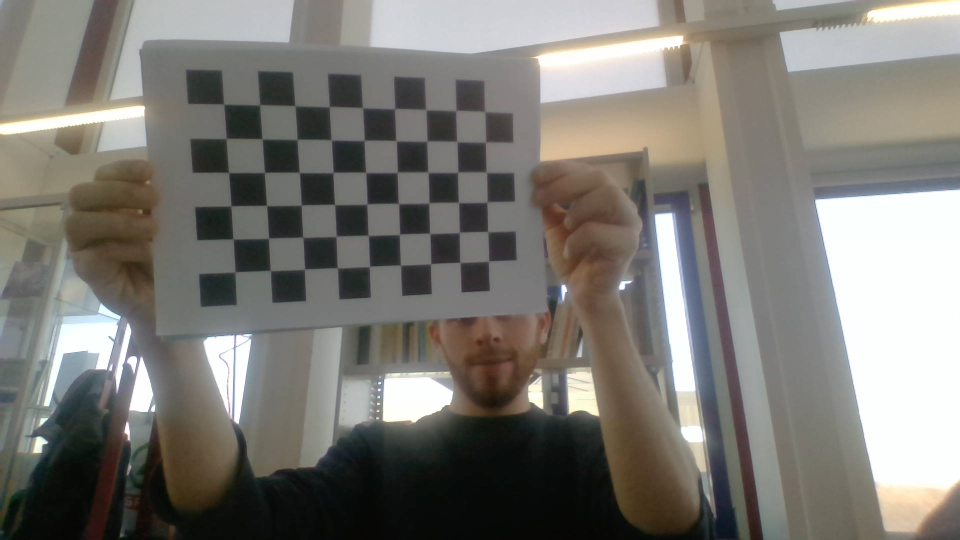
#> input picture camera_geometric_calibration/images/automatic/WIN_20230214_14_46_36_Pro.jpg, 1920 x 1080 px (shown at 1/2 size)
$ python main.py
#> lines starting #> are read from the running program, lines starting #| are printed output that depends on the picture; after the words box and inside, x2 and y2 are one past the last pixel; in counts of white or black regions, pixels touching at a corner belong together; long printed decimals are rounded
#> in calibrate_on_images, current_image is the input picture: shape (1080, 1920, 3); mean B, G, R 116.9, 122.4, 124.6
### camera_geometric_calibration/offline_phase.py
import numpy as np
import cv2 as cv
import glob

# From slides:
# Workflow offline:
# • Print checkerboard on piece of paper (or take a real one)
# • Measure the stride length and fill it in
# • Take a number of pictures with the camera
# • Determine camera parameters using OpenCV functions (browse!)
# • Now your camera is calibrated

# Arrays to store object points and image points from all the images.
objpoints = []  # 3d point in real world space
imgpoints = []  # 2d points in image plane.


# Create window with provided image
def show_image(img, title='Current Image'):
    cv.namedWindow(image_name, cv.WINDOW_KEEPRATIO)
    cv.imshow(image_name, img)
    cv.setWindowTitle(image_name, title)
    cv.resizeWindow(image_name, 1900, 1080)

# Draw and show chessboardcorners based on found corners in image
def draw_chessboard_corners(corners, current_image, time):
    cv.drawChessboardCorners(current_image, (num_cols, num_rows), corners, True)
    show_image(current_image)
    cv.waitKey(time)


# Handle click event: if left mouse button is clicked on image, add coordinates of mouse to cornerspoint
# [55 lines left out: functions click_event, direction_step, interpolate_four_corners, determine_points_mannually, not called in this run]


# Improve image by making it black/white, adding blur and then smoothing it
def improve_image(img):
    gray = cv.cvtColor(img, cv.COLOR_BGR2GRAY)
    smoothed = cv.GaussianBlur(gray, (0, 0), 3)
    return cv.addWeighted(gray, 2, smoothed, -1, 0)


# Try to find corners on image,
#   if corners not found, try to do it manually
# then try to place corners more precise and show the result on the image
def handle_image(img, time = 50):
    global corner_points

    improved_gray = improve_image(img)
    ret, corners = cv.findChessboardCorners(improved_gray, (num_cols, num_rows), None)

    if ret == False:
        corners = determine_points_mannually(improved_gray)
        time = 2000

    improved_corners = cv.cornerSubPix(improved_gray, corners, (3, 3), (-1, -1), criteria)
    draw_chessboard_corners(improved_corners, img, time)

    objpoints.append(objp)
    imgpoints.append(improved_corners)
    corner_points = []

# Loop through all provided image paths and determine their cornerpoints,
# then based on all the cornerpoints, calibrate the camera
def calibrate_on_images(images):
    for img_path in images:
        current_image = cv.imread(img_path)
        handle_image(current_image)
#> in handle_image, `ret, corners = cv.findChessboardCorners(improved_gray, (num_cols, num_..`: ret = True; corners = 54 rows, first 8: [447.9, 211.4], [520, 210], [590, 211.5], [658.7, 212.5], [724.6, 215.8], [789.5, 217.5], [852, 219.5], [911.9, 222.1]
#> in handle_image, `improved_corners = cv.cornerSubPix(improved_gray, corners, (3, 3), (-1..`: improved_corners = 54 rows, first 8: [447.9, 211.4], [520, 210.6], [589.5, 211.4], [659.7, 213.6], [725.2, 215.8], [789.6, 218.7], [851.7, 218], [912.2, 222.3]
#> in draw_chessboard_corners, `cv.drawChessboardCorners(current_image, (num_cols, num_rows), corners,..`:
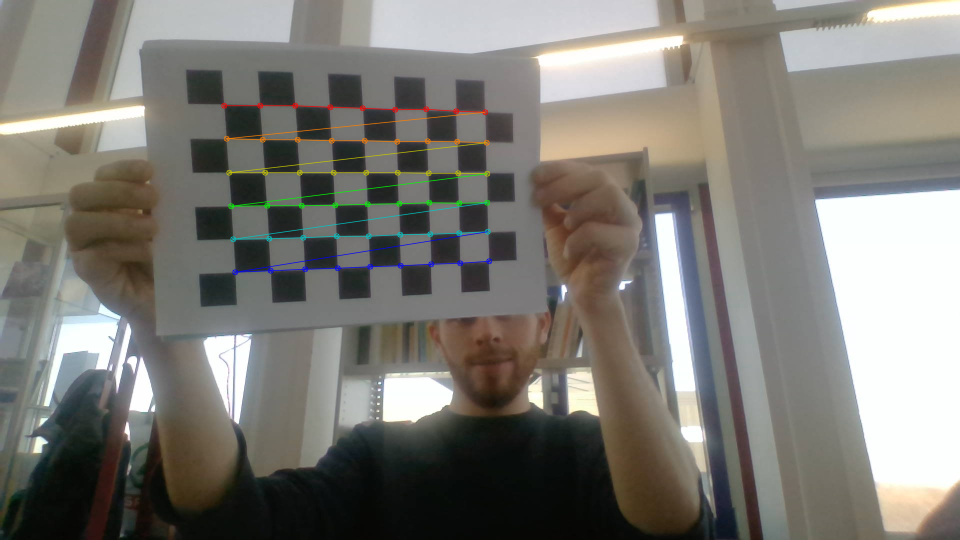
#> current_image: shape (1080, 1920, 3) (shown at 1/2 size); 1.03% of pixels changed, all inside (x1, y1, x2, y2) = (442, 205, 985, 551)
#> pass 2 of the loop in calibrate_on_images, `for img_path in images:`:
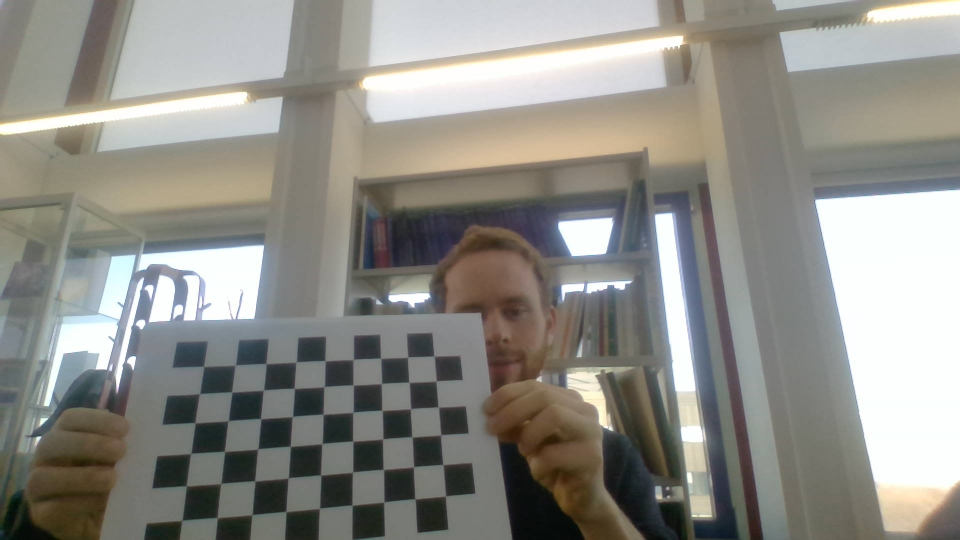
#> input picture camera_geometric_calibration/images/automatic/WIN_20230214_14_46_37_Pro.jpg, 1920 x 1080 px (shown at 1/2 size)
#> in calibrate_on_images, current_image is the input picture: shape (1080, 1920, 3); mean B, G, R 136, 142, 143.1
#> call 2 of handle_image, with time = 50
#> in improve_image (call 2), `gray = cv.cvtColor(img, cv.COLOR_BGR2GRAY)`:
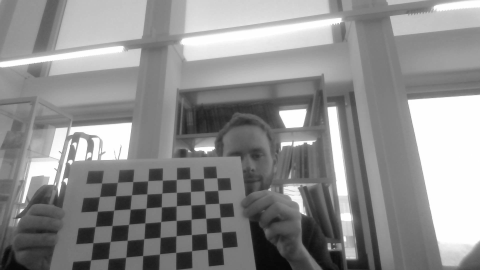
#> gray: shape (1080, 1920) (shown at 1/4 size); min 5, max 255, mean 141.7
#> in handle_image (call 2), `ret, corners = cv.findChessboardCorners(improved_gray, (num_cols, num_..`: corners = 54 rows, first 8: [408.9, 732.7], [471.7, 729.9], [531.8, 729], [591.9, 724.4], [650.7, 722], [707, 719], [761.2, 717.4], [816.4, 714.7]
#> improved_corners = 54 rows, first 8: [408.3, 733.6], [472.3, 729.8], [532.3, 727.9], [593.3, 723.6], [650.7, 722.1], [706.8, 719.6], [761.4, 716.8], [816.6, 714.3]
#> in draw_chessboard_corners (call 2), `cv.drawChessboardCorners(current_image, (num_cols, num_rows), corners,..`:
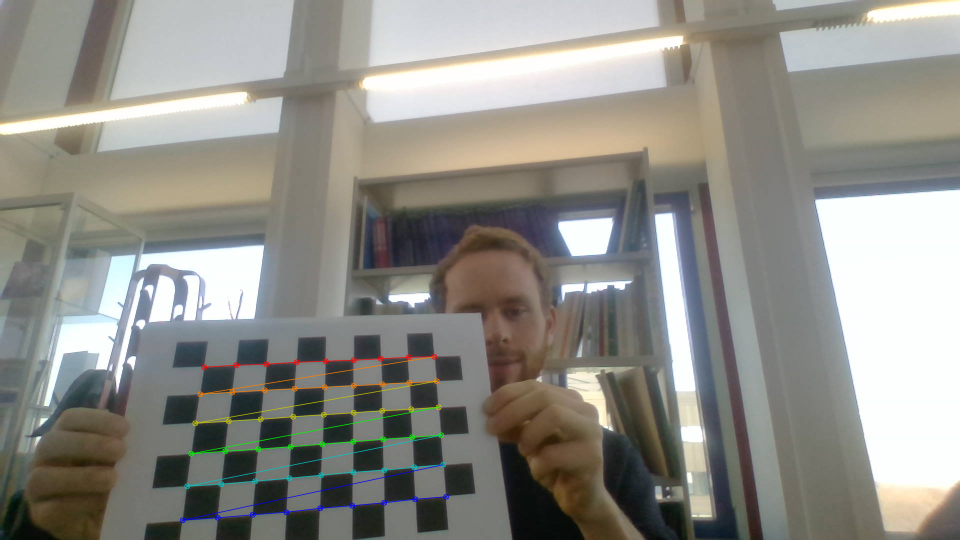
#> current_image: shape (1080, 1920, 3) (shown at 1/2 size); 0.99% of pixels changed, all inside (x1, y1, x2, y2) = (359, 707, 899, 1047)

    ret, mtx, dist, rvecs, tvecs = cv.calibrateCamera(objpoints, imgpoints, current_image.shape[0:2][::-1], None, None)

    cv.destroyAllWindows()

    return {'ret': ret, 'mtx': mtx, 'dist': dist}


# Run 1: use all training images (including the images with manually provided corner points)
# [6 lines left out: function phase_1, not called in this run]


# Run 2:  use only ten images for which corner points were found automatically
def phase_2():
    auto_images = glob.glob('images/automatic/*.jpg')
    return calibrate_on_images(auto_images)
#> in calibrate_on_images, `ret, mtx, dist, rvecs, tvecs = cv.calibrateCamera(objpoints, imgpoints..`: ret = 0.766; mtx = [[1126, 0, 905.6], [0, 1132, 560.4], [0, 0, 1]]; dist = [[0.0961, -0.0919, 0.0143, -0.0197, -0.396]]; rvecs = ([0.117, -0.208, -0.034], [-0.577, -0.179, -0.0578]); tvecs = ([-6.71, -5.24, 17.02], [-8.57, 2.93, 20.26])


# Run 3: use only five out of the ten images in Run 2. In each run, you will calibrate the camera
# [4 lines left out: function phase_3, not called in this run]


# Execute all runs in order and return list of params to main
def execute_offline_phase():
    results = phase_2()
#> results = {'ret': 0.766, 'mtx': [[1126, 0, 905.6], [0, 1132, 560.4], [0, 0, 1]], 'dist': [[0.0961, -0.0919, 0.0143, -0.0197, -0.396]]}

    print(results['mtx'])
#| [[1.12602699e+03 0.00000000e+00 9.05624626e+02]
#|  [0.00000000e+00 1.13203740e+03 5.60426825e+02]
#|  [0.00000000e+00 0.00000000e+00 1.00000000e+00]]
    print(results['ret'])
#| 0.7659

    return results


def set_config(c):
    global criteria, num_cols, num_rows, objp, image_name, corner_points
    criteria = c['criteria']
    num_cols = c['num_cols']
    num_rows = c['num_rows']
    image_name = c['image_name']
    objp = c['objp']
    corner_points = []

### camera_geometric_calibration/online_phase.py
import cv2 as cv
import numpy as np
import glob


# From slides:
# Workflow online:
# • Read an image/camera frame
# • Draw a box on a detected chessboard in the right perspective

# Create window with provided image
def show_image(img):
    cv.namedWindow(image_name, cv.WINDOW_KEEPRATIO)
    cv.imshow(image_name, img)
    cv.resizeWindow(image_name, 1900, 1080)

# Cast provided points to int's and return in typle-form
def get_point_tuple(pts):
    return tuple(map(int, pts.ravel()))


# Get coordinates for direction of the world 3D axes and draw a line between the origin and these coordinates
def draw_axes_on_image(img, imgpts):
    origin = get_point_tuple(imgpts[0])

    imgpx = get_point_tuple(imgpts[1])
    imgpy = get_point_tuple(imgpts[2])
    imgpz = get_point_tuple(imgpts[3])

    img = cv.line(img, origin, imgpx, (255, 0, 0), 5)
    img = cv.line(img, origin, imgpy, (0, 255, 0), 5)
    img = cv.line(img, origin, imgpz, (0, 0, 255), 5)

    return img


# Draw contours and lines of a cube on image based on provided image points
def draw_cube_on_image(img, imgpts):
    imgpts = np.array(list(map(get_point_tuple, imgpts)))
    img = cv.drawContours(img, [imgpts[:4]], -1, (120, 120, 0), 3)

    for i, j in zip(range(4), range(4, 8)):
        img = cv.line(img, tuple(imgpts[i]), tuple(imgpts[j]), (120, 120, 0), 3)

    img = cv.drawContours(img, [imgpts[4:]], -1, (120, 120, 0), 3)
    return img

# Improve found corners, find correct rotation and translation vectors,
# project points from 3D to image based on found matrices and draw axes/cube on image
def project_points(img, gray, corners, axis, cube, estimated_camera_params):
    corners2 = cv.cornerSubPix(gray, corners, (11, 11), (-1, -1), criteria)
    ret, rvec, tvec = cv.solvePnP(objp, corners2, estimated_camera_params['mtx'], estimated_camera_params['dist'])

    axpts, jac = cv.projectPoints(axis, rvec, tvec, estimated_camera_params['mtx'], estimated_camera_params['dist'])
    cubepts, _ = cv.projectPoints(cube, rvec, tvec, estimated_camera_params['mtx'], estimated_camera_params['dist'])

    img = draw_axes_on_image(img, axpts)
    img = draw_cube_on_image(img, cubepts)

    return img

# Find corners of image, project points from 3D to image plane and draw axes/cube
def handle_image(img, estimated_camera_params):
    axsize = 6
    cubesize = 4

    axis = np.float32([[0, 0, 0], [axsize, 0, 0], [0, axsize, 0], [0, 0, -axsize]])
    cube = np.float32([[0, 0, 0], [cubesize, 0, 0], [cubesize, cubesize, 0], [0, cubesize, 0], [0, 0, -cubesize],
                       [cubesize, 0, -cubesize], [cubesize, cubesize, -cubesize], [0, cubesize, -cubesize]])

    gray = cv.cvtColor(img, cv.COLOR_BGR2GRAY)
    ret, corners = cv.findChessboardCorners(gray, (num_cols, num_rows), None)

    if ret == True:
        img = project_points(img, gray, corners, axis, cube, estimated_camera_params)
        show_image(img)
        cv.waitKey(1)

# Start webcam, try to draw cube and axes on the 3D world origin on each frame
def draw_on_webcam(estimated_camera_params):
    cam = cv.VideoCapture(0)

    while (True):
        ret, frame = cam.read()
        show_image(frame)
        handle_image(frame, estimated_camera_params)

        key = cv.waitKey(1)

        if (key != -1):
            break

    return

# Try to draw cube and axes on test image
def draw_on_image(estimated_camera_params):
    test_image = cv.imread(glob.glob('images/test_image.jpg')[0])
    handle_image(test_image, estimated_camera_params)

    cv.waitKey(5000)

# Perform online phase (draw cube and axes on image/webcam)
def execute_online_phase(estimated_camera_params):
    draw_on_image(estimated_camera_params)
    draw_on_webcam(estimated_camera_params)

    cv.waitKey(0)

# Set configurations for online phase
def set_config(c):
    global criteria, num_cols, num_rows, objp, image_name
    criteria = c['criteria']
    num_cols = c['num_cols']
    num_rows = c['num_rows']
    image_name = c['image_name']
    objp = c['objp']

### camera_geometric_calibration/main.py
import online_phase as Online
import offline_phase as Offline
import numpy as np
import cv2 as cv

# Configure global variables and call necessary offline/online functions
if __name__ == '__main__':
    num_cols = 9
    num_rows = 6
    criteria = (cv.TERM_CRITERIA_EPS + cv.TERM_CRITERIA_MAX_ITER, 30, 0.001)
    image_name = 'current image'
    objp = np.zeros((num_cols * num_rows, 3), np.float32)
    objp[:, :2] = np.mgrid[0:num_cols, 0:num_rows].T.reshape(-1, 2)

    config = {
        'criteria': criteria,
        'num_cols': num_cols,
        'num_rows': num_rows,
        'image_name': image_name,
        'objp': objp
    }

    Offline.set_config(config)
    Online.set_config(config)

    params = Offline.execute_offline_phase()
#> params has the same summary as results in execute_offline_phase
    Online.execute_online_phase(params)
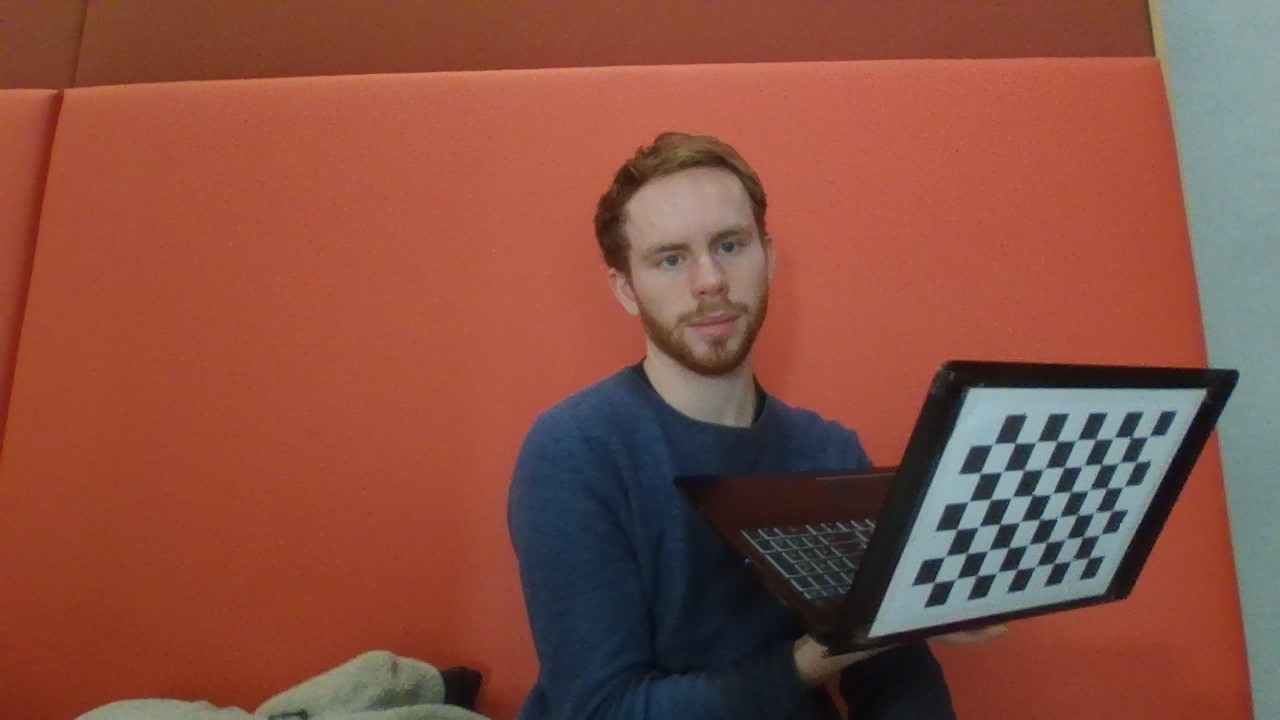
#> input picture camera_geometric_calibration/images/test_image.jpg, 1280 x 720 px
#> in draw_on_image, test_image is the input picture: shape (720, 1280, 3); mean B, G, R 65.6, 79.2, 136.4
#> in handle_image, `gray = cv.cvtColor(img, cv.COLOR_BGR2GRAY)`:
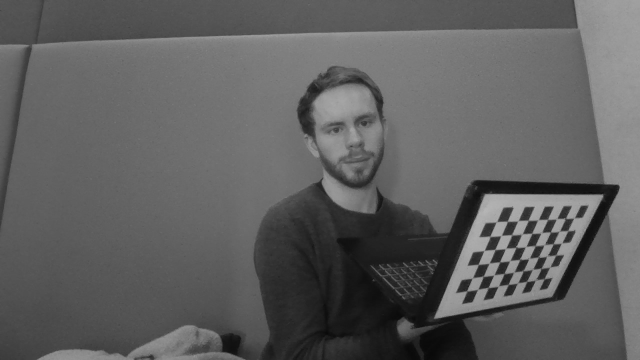
#> gray: shape (720, 1280) (shown at 1/2 size); min 3, max 182, mean 94.8
#> in handle_image, `ret, corners = cv.findChessboardCorners(gray, (num_cols, num_rows), No..`: ret = True; corners = 54 rows, first 8: [1088.8, 558.7], [1070.3, 562.2], [1053.9, 562.4], [1034.5, 567], [1017.6, 568.9], [995.9, 573.7], [976.8, 574.2], [957, 578.2]
#> in project_points, `corners2 = cv.cornerSubPix(gray, corners, (11, 11), (-1, -1), criteria)`: corners2 = 54 rows, first 8: [1093.4, 557.1], [1072.2, 560.3], [1053.7, 563.2], [1035.7, 566.3], [1016.8, 569.2], [997.1, 572.6], [976.6, 575.6], [955.7, 579.2]
#> in project_points, `ret, rvec, tvec = cv.solvePnP(objp, corners2, estimated_camera_params[..`: ret = True; rvec = [1.11, 0.899, -2.65]; tvec = [6.63, -0.133, 40.32]
#> in project_points, `axpts, jac = cv.projectPoints(axis, rvec, tvec, estimated_camera_param..`: axpts = [[1089.4, 557.2], [976.9, 575.8], [1161.7, 411.1], [1215.8, 662.5]]
#> in project_points, `cubepts, _ = cv.projectPoints(cube, rvec, tvec, estimated_camera_param..`: cubepts = [[1089.4, 557.2], [1017.2, 569.1], [1064.4, 467.1], [1136.5, 462], [1171.2, 625.2], [1100.9, 643.1], [1155.7, 538.1], [1225.2, 527.5]]
#> in draw_axes_on_image, `origin = get_point_tuple(imgpts[0])`: origin = (1089, 557)
#> in draw_axes_on_image, `imgpx = get_point_tuple(imgpts[1])`: imgpx = (976, 575)
#> in draw_axes_on_image, `imgpy = get_point_tuple(imgpts[2])`: imgpy = (1161, 411)
#> in draw_axes_on_image, `imgpz = get_point_tuple(imgpts[3])`: imgpz = (1215, 662)
#> in draw_cube_on_image, `imgpts = np.array(list(map(get_point_tuple, imgpts)))`: imgpts = [[1089, 557], [1017, 569], [1064, 467], [1136, 462], [1171, 625], [1100, 643], [1155, 538], [1225, 527]]
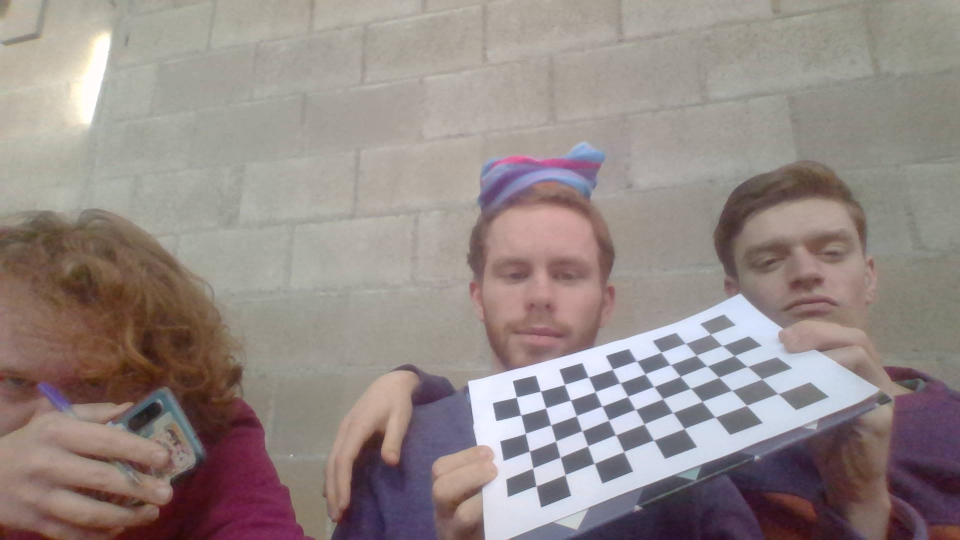
#> input picture camera_geometric_calibration/test_image.jpg, 1920 x 1080 px, given in place of the camera (shown at 1/2 size)
#> in draw_on_webcam, frame is the input picture: shape (1080, 1920, 3); mean B, G, R 133.6, 136.9, 148.1
#> in handle_image (call 2), `gray = cv.cvtColor(img, cv.COLOR_BGR2GRAY)`:
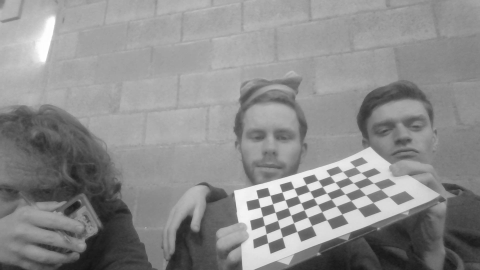
#> gray: shape (1080, 1920) (shown at 1/4 size); min 18, max 255, mean 139.9
#> in handle_image (call 2), `ret, corners = cv.findChessboardCorners(gray, (num_cols, num_rows), No..`: corners = 54 rows, first 8: [1556, 787.5], [1493.5, 810.5], [1431.1, 835.4], [1369, 857], [1307.9, 881], [1248, 903.5], [1189.3, 926.6], [1130.3, 951.4]
#> in project_points (call 2), `corners2 = cv.cornerSubPix(gray, corners, (11, 11), (-1, -1), criteria)`: corners2 = 54 rows, first 8: [1556.1, 787.8], [1493.3, 811.2], [1430.8, 834.6], [1368.9, 857.5], [1307.9, 880.6], [1248.1, 903.6], [1189.1, 927.2], [1130.6, 949.9]
#> in draw_cube_on_image (call 2), `imgpts = np.array(list(map(get_point_tuple, imgpts)))`: imgpts = [[1550, 790], [1311, 883], [1240, 763], [1442, 688], [1490, 555], [1229, 654], [1170, 573], [1381, 491]]
#> in draw_cube_on_image (call 2), `img = cv.drawContours(img, [imgpts[4:]], -1, (120, 120, 0), 3)`:
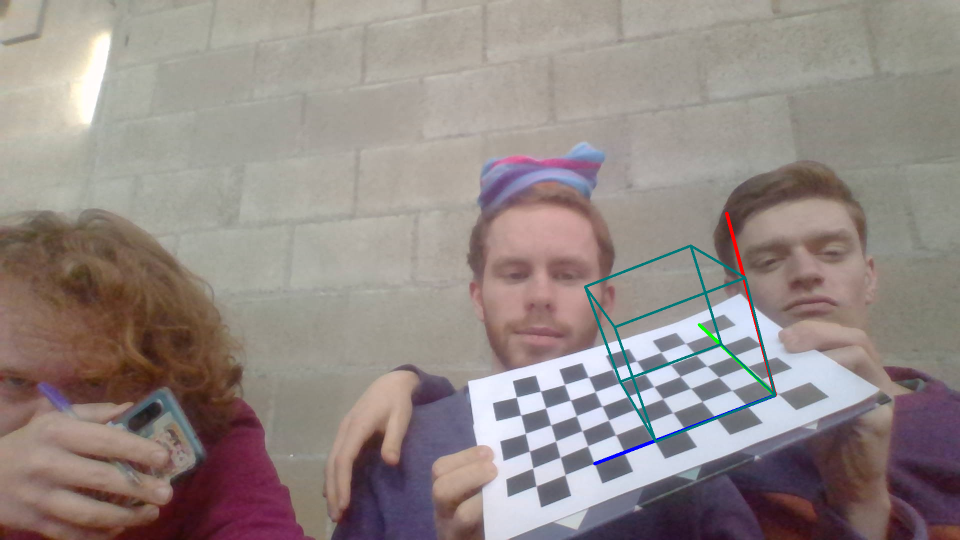
#> img: shape (1080, 1920, 3) (shown at 1/2 size); mean B, G, R 133.3, 136.5, 147.1
#> (key Esc is pressed here)
